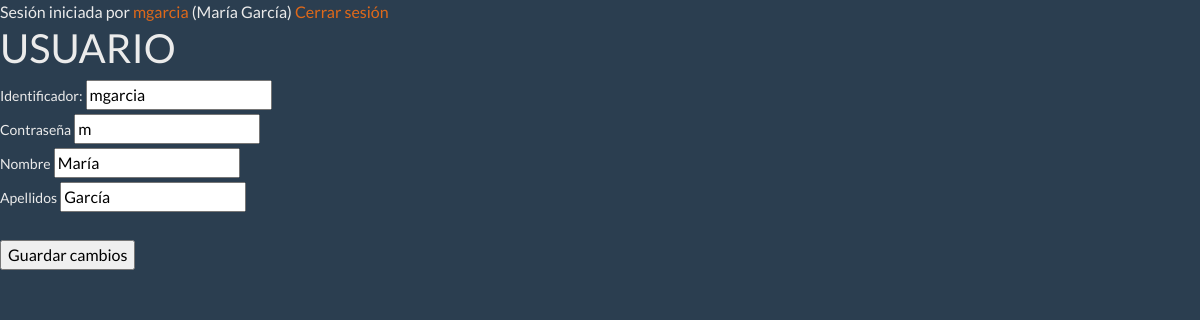
The app's page /UsuarioPerfilVer.php (signed in) with its own data.
### tables this page shows
CREATE TABLE `Usuario` (
                           `id` int(11) NOT NULL,
                           `identificador` varchar(40) NOT NULL,
                           `contrasenna` varchar(80) NOT NULL,
                           `codigoCookie` varchar(50) DEFAULT NULL,
                           `caducidadCodigoCookie` timestamp NULL DEFAULT NULL,
                           `tipoUsuario` int(11) NOT NULL,
                           `nombre` varchar(50) NOT NULL,
                           `apellidos` varchar(50) NOT NULL
);

### UsuarioPerfilVer.php (the view, shortened to what this page needs)
<?php
require_once "DAO.php";
$id = (int)$_SESSION["id"];
$usuario = DAO::obtenerUsuarioPorId($id);
?>
<html>
<head>
    <link rel="stylesheet" href="https://stackpath.bootstrapcdn.com/bootswatch/4.5.2/superhero/bootstrap.min.css">
</head>
<body>
    <h1>USUARIO</h1>
    <form method='post' action='UsuarioPerfilGuardar.php'>
        <label for='identificador'>Identificador: </label>
        <input type='text' name='identificador' value='<?= $usuario["identificador"] ?>' />
        <br />
        <label for='contrasenna'>Contraseña</label>
        <input type='text' name='contrasenna' value='<?= $usuario["contrasenna"] ?>' />
        <br />
        <label for='nombre'>Nombre</label>
        <input type='text' name='nombre' value='<?= $usuario["nombre"] ?>' />
        <br />
        <label for='apellidos'>Apellidos</label>
        <input type='text' name='apellidos' value='<?= $usuario["apellidos"] ?>' />
        <br />
        <br />
        <input type='submit' name='guardar' value='Guardar cambios' />
    </form>
</body>
</html>

### records on screen
usuario: identificador "mgarcia", contrasenna "m", nombre "María", apellidos "García"

### other values on screen
$_SESSION[identificador] "mgarcia"
$_SESSION[nombre] "María"
$_SESSION[apellidos] "García"
